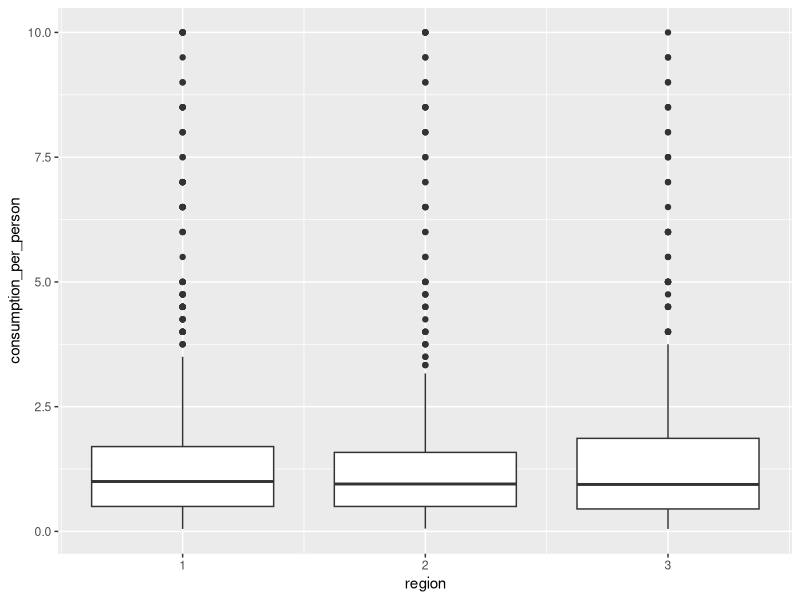

Reproduce this figure in R.
## ---- chunk 1
# Load the haven package
library(haven)

# Import roster data
ihs5_roster <- read_dta(here::here("mwi-ihs5-sample-data", "hh_mod_a_filt_vMAPS.dta"))

# Preview the data
head(ihs5_roster )
## ---- chunk 2
# Load the readr package
library(readr)

# Import unit conversion factors data
ihs5_unit_conversion_factors <- read_csv(here::here("mwi-ihs5-sample-data", "IHS5_UNIT_CONVERSION_FACTORS_vMAPS.csv"))

# Preview the data
head(ihs5_unit_conversion_factors)
## ---- chunk 3
library(dplyr) # data manipulation
library(haven) # data import
library(here) # file paths
## ---- chunk 4
# Import the data
ihs5_consumption <- read_dta(here::here("mwi-ihs5-sample-data", "HH_MOD_G1_vMAPS.dta"))
## ---- chunk 5
# Subset the data
ihs5_consumption_subset <-
    select(
        ihs5_consumption,
        case_id,
        HHID,
        hh_g01,
        hh_g01_oth,
        hh_g02,
        hh_g03a,
        hh_g03b,
        hh_g03b_label,
        hh_g03b_oth,
        hh_g03c,
        hh_g03c_1
    )
## ---- chunk 6
ihs5_consumption <- select(
    ihs5_consumption,
    case_id,
    HHID,
    hh_g01,
    hh_g01_oth,
    hh_g02,
    hh_g03a,
    hh_g03b,
    hh_g03b_label,
    hh_g03b_oth,
    hh_g03c,
    hh_g03c_1
)
## ---- chunk 7
# Rename the columns
ihs5_consumption <-
    rename(ihs5_consumption,
           consumedYN = hh_g01,
           food_item = hh_g02)
## ---- chunk 8
# Reload the data to start from scratch
ihs5_consumption <-
    read_dta(here::here("mwi-ihs5-sample-data", "HH_MOD_G1_vMAPS.dta"))

# Rename the columns
ihs5_consumption <-
    rename(
        ihs5_consumption,
        consumedYN = hh_g01,
        food_item = hh_g02,
        food_item_other = hh_g01_oth,
        consumption_quantity = hh_g03a,
        consumption_unit = hh_g03b,
        consumption_unit_label = hh_g03b_label,
        consumption_unit_oth = hh_g03b_oth,
        consumption_subunit_1 = hh_g03c,
        consumption_subunit_2 = hh_g03c_1
    )
## ---- chunk 9
# Subset the data
ihs5_consumption <- filter(ihs5_consumption, consumedYN == 1)
## ---- chunk 10
# Read, subset and rename the data
ihs5_consumption <-
    read_dta(here::here("mwi-ihs5-sample-data", "HH_MOD_G1_vMAPS.dta")) |>
    select(
        case_id,
        HHID,
        hh_g01,
        hh_g01_oth,
        hh_g02,
        hh_g03a,
        hh_g03b,
        hh_g03b_label,
        hh_g03b_oth,
        hh_g03c,
        hh_g03c_1
    ) %>%
    rename(
        consumedYN = hh_g01,
        food_item = hh_g02,
        food_item_other = hh_g01_oth,
        consumption_quantity = hh_g03a,
        consumption_unit = hh_g03b,
        consumption_unit_label = hh_g03b_label,
        consumption_unit_oth = hh_g03b_oth,
        consumption_subunit_1 = hh_g03c,
        consumption_subunit_2 = hh_g03c_1
    )
## ---- chunk 11
ihs5_consumption <- ihs5_consumption |>
    mutate(food_item_code = as.character(food_item))
## ---- chunk 12
ihs5_consumption <- ihs5_consumption |>
    mutate(hh_members = sample(1:10, nrow(ihs5_consumption), replace = TRUE))
## ---- chunk 13
ihs5_consumption <- ihs5_consumption |>
    mutate(consumption_per_person = consumption_quantity / hh_members)
## ---- chunk 14
# Import the data
ihs5_household_identifiers <-
    read_dta(here::here("mwi-ihs5-sample-data", "hh_mod_a_filt_vMAPS.dta"))

# Join the data
ihs5_consumption_j1 <- ihs5_consumption |>
    left_join(ihs5_household_identifiers, by = "HHID")
## ---- chunk 15
# Import the data
ihs5_household_identifiers <-
    read_dta(here::here("mwi-ihs5-sample-data", "hh_mod_a_filt_vMAPS.dta"))

# Join the data
ihs5_consumption <- ihs5_consumption |>
    left_join(ihs5_household_identifiers)
## ---- chunk 16
# Summarise the data
ihs5_consumption_summary <- ihs5_consumption |>
    group_by(food_item) |>
    summarise(consumption_per_person = mean(consumption_per_person, na.rm = TRUE))
## ---- chunk 17
# Summarise the data
ihs5_consumption_summary <- ihs5_consumption |>
    group_by(food_item) |>
    summarise(
        consumption_per_person_mean = mean(consumption_per_person, na.rm = TRUE),
        consumption_per_person_sd = sd(consumption_per_person, na.rm = TRUE)
    )
## ---- chunk 18
# Summarise the data
ihs5_consumption_summary <- ihs5_consumption |>
    group_by(food_item, region) |>
    summarise(
        consumption_per_person_mean = mean(consumption_per_person, na.rm = TRUE),
        consumption_per_person_sd = sd(consumption_per_person, na.rm = TRUE)
    )
## ---- chunk 19
# Load the ggplot2 package
library(ggplot2)

#  Plot the data
ihs5_consumption |>
    # Add plot aesthetics
    ggplot(aes(x = region, y = consumption_per_person, group = region)) +
    # Add plot type
    geom_boxplot() 
